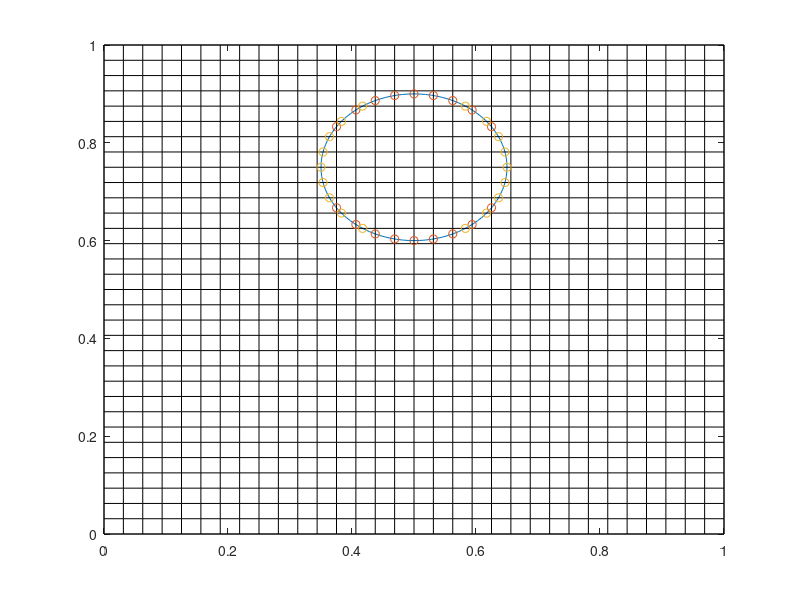
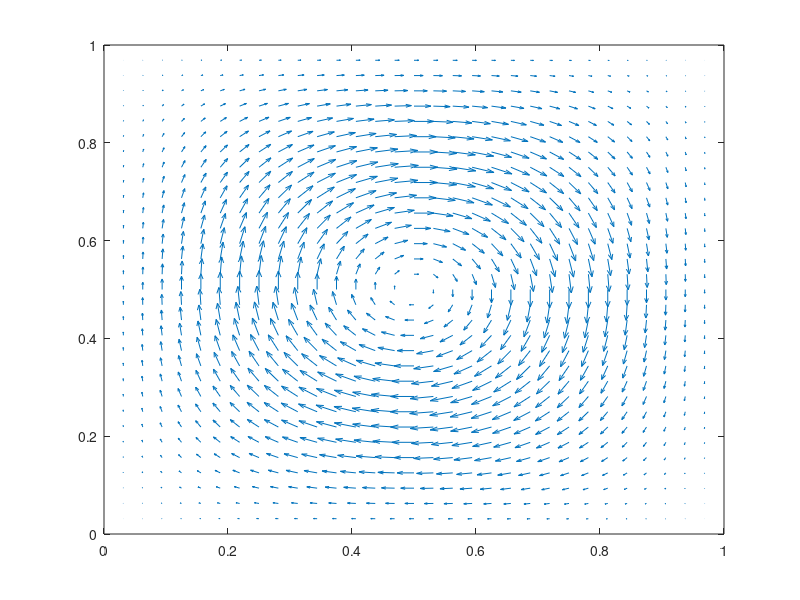

The MATLAB source for these figures, in order:
clear 
clc

% -------------------------------------------------------------------------
% Interface tracking test
% -------------------------------------------------------------------------



Nx =33;
Ny = 33;
x = linspace(0,1,Nx);
y = linspace(0,1,Ny);
h = y(3) - y(2);
[X,Y] = meshgrid(x,y);

%% circle stuff
cir_dis = 0:pi/50:2*pi; %decrease step size for more exact circle
xcir = 0.15 * cos(cir_dis) + 0.5;
ycir = 0.15 * sin(cir_dis) + 0.75;
plot(xcir,ycir)
hold on
for i = 1:Nx
    plot(ones(1,length(x))*x(i),y,'k','Linewidth',0.25)
    plot(x,ones(1,length(y))*y(i),'k','Linewidth',0.25)
end

x_pos = 0.5;
y_pos = 0.75;
r = 0.15;

j=1;
for i = 1:length(x)
    if x(i) > 0.5-0.15 && x(i) < 0.5+0.15
        cir_xloc_x(j) = x(i);
        xnode(j) = i;
        j=j+1;
    end
end

cir_xloc_y1 = -(-((cir_xloc_x-x_pos).^2 - r^2)).^(1/2) + y_pos;
cir_xloc_y2 = (-((cir_xloc_x-x_pos).^2 - r^2)).^(1/2) + y_pos;
cir_xloc_y = [cir_xloc_y1,cir_xloc_y2];
cir_xloc_x = [cir_xloc_x,cir_xloc_x];
xnode = [xnode,xnode];

for i=1:length(xnode)
    for j=1:length(x)-1
    if y(j) < cir_xloc_y(i) && y(j+1) > cir_xloc_y(i)
    ynodefromx(i) = j;
    end
    end
end


j=1;
for i = 1:length(y)
    if y(i) > y_pos-r && y(i) < y_pos+r
        cir_yloc_y(j) = y(i);
        ynode(j) = i;
        j=j+1;
    end
end

cir_yloc_x2 = (-((cir_yloc_y-y_pos).^2 - r^2)).^(1/2) + x_pos;
cir_yloc_x1 = -(-((cir_yloc_y-y_pos).^2 - r^2)).^(1/2) + x_pos;
cir_yloc_x = [cir_yloc_x1,cir_yloc_x2];
cir_yloc_y = [cir_yloc_y,cir_yloc_y];
ynode = [ynode,ynode];

plot(cir_xloc_x,cir_xloc_y,'o')
plot(cir_yloc_x,cir_yloc_y,'o')

%first area, semi trapizoid
istrap = true;
i_nt = 1;
for i_xx=1:length(cir_xloc_x) -1
     
    for i_yx=1:length(cir_yloc_x)-1
    
        if cir_yloc_x(i_yx) > cir_xloc_x(i_xx) && ...
                cir_yloc_x(i_yx) < cir_xloc_x(i_xx+1)
            
             istrap = false;
        end
        
    end
    
    if istrap == true
    linear_distance = ((cir_xloc_x(i_xx+1)- cir_xloc_x(i_xx))^2 +...
        (cir_xloc_y(i_xx+1)- cir_xloc_y(i_xx))^2)^(1/2);
    angle = 2 * asin(linear_distance/2 / r);
    area_sector = angle/(2*pi) * pi*r^2;
    area_triangle = linear_distance/2 * r*cos(angle);
    area_sliver = area_sector-area_triangle;
    area_trap = (abs( y(ynodefromx(i_xx)+1) - cir_xloc_y(i_xx)) +abs( y(ynodefromx(i_xx)+1)...
                - cir_xloc_y(i_xx+1)))/2 * h;
    area = area_trap + area_sliver;
    C(xnode(i_xx),ynode(i_xx)) = area/h^2;
    else
       istrap = true; 
        
    end
     
end




T = 2;
t = T/2; %this is for book example, deliverable 2 has t = T/pi
PHI = 1/pi .* cos(pi*t/T).*sin(pi.*X).^2 .* sin(pi.*Y).^2;

u = -2.*cos(pi.*t./T).*sin(pi.*X).^2 .* sin(pi.*Y).*cos(pi.*Y);
v = 2.*cos(pi.*t./T).*sin(pi.*Y).^2 .* sin(pi.*X).*cos(pi.*X);

figure
quiver(X,Y,u,v)
% C = (u.^2 + v.^2).^(1/2);




